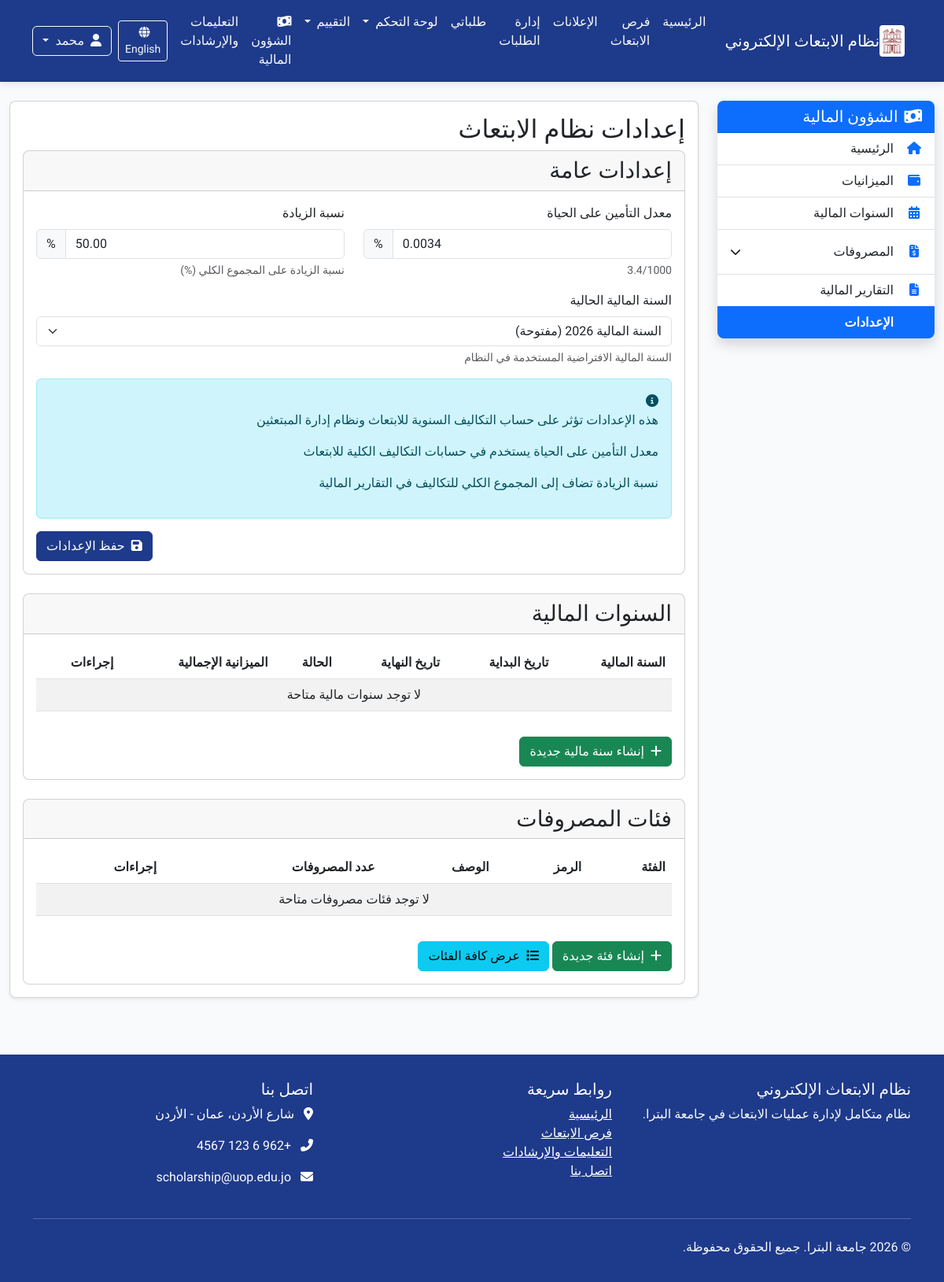
The app's page /ar/finance/settings/ (signed in), older data.
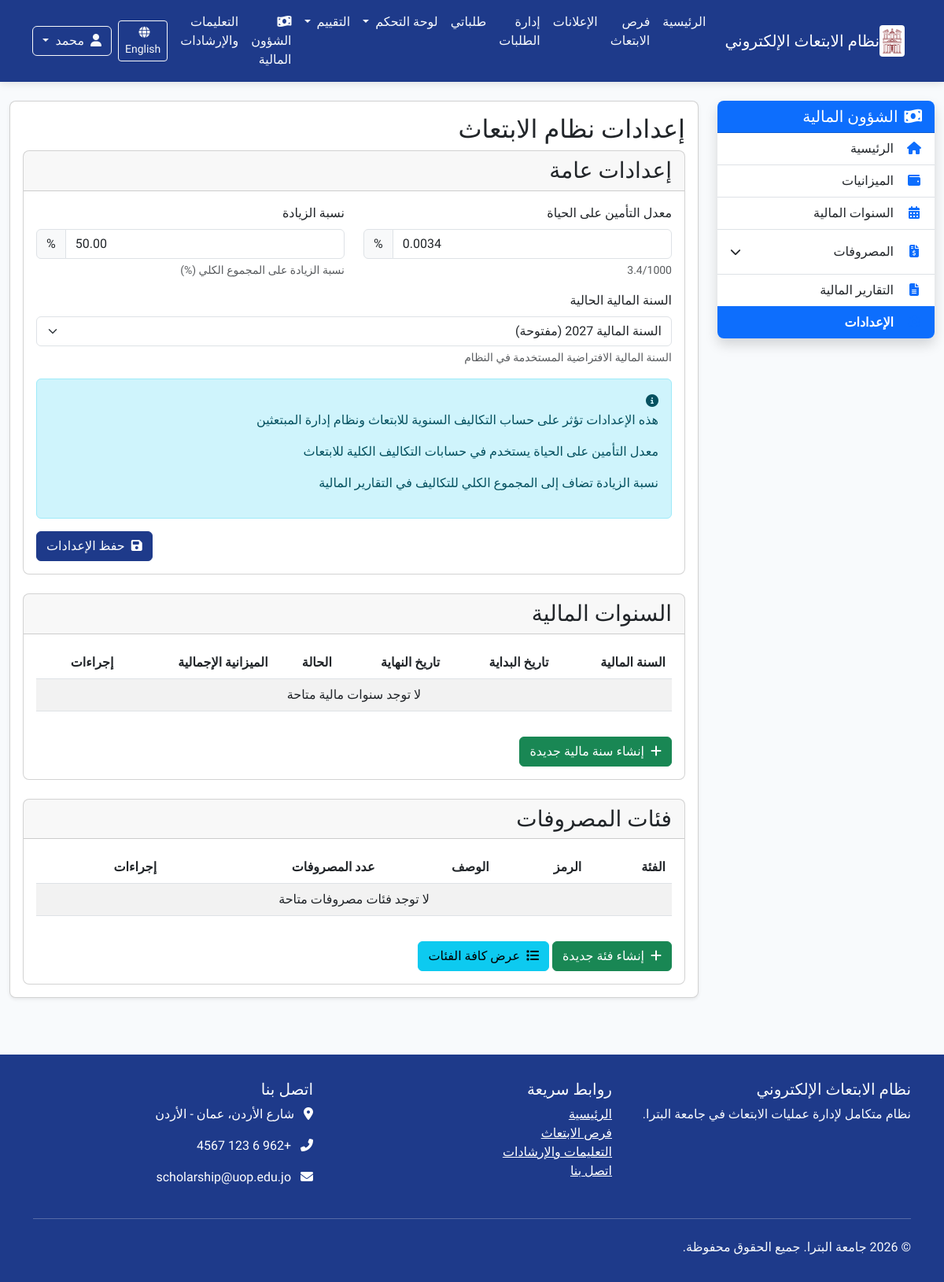
The same page, newer data.
### finance/models.py (models this page shows, shortened)
class ScholarshipSettings(models.Model):
    life_insurance_rate = models.DecimalField(_("معدل التأمين على الحياة"), max_digits=6, decimal_places=4,
                                              default=0.0034, help_text=_("3.4/1000"))
    add_percentage = models.DecimalField(_("نسبة الزيادة"), max_digits=5, decimal_places=2,
                                         default=50.0, help_text=_("نسبة الزيادة على المجموع الكلي (%)"))
    current_fiscal_year = models.ForeignKey(FiscalYear, on_delete=models.SET_NULL,
                                            verbose_name=_("السنة المالية الحالية"),
                                            null=True, blank=True)
    class Meta:
        verbose_name = _("إعدادات نظام الابتعاث")
        verbose_name_plural = _("إعدادات نظام الابتعاث")

### finance/views.py (the view)
# urls.py: path('settings/', views.scholarship_settings, name='scholarship_settings'),
@login_required
@permission_required('finance.change_scholarshipsettings', raise_exception=True)
def scholarship_settings(request):
    settings = ScholarshipSettings.objects.first()
    if not settings:
        settings = ScholarshipSettings.objects.create()
    if request.method == 'POST':
        form = ScholarshipSettingsForm(request.POST, instance=settings)
        if form.is_valid():
            form.save()
            messages.success(request, _("تم تحديث الإعدادات بنجاح"))
            return redirect('finance:scholarship_settings')
    else:
        form = ScholarshipSettingsForm(instance=settings)
    context = {
        'form': form,
        'settings': settings,
    }
    return render(request, 'finance/scholarship_settings.html', context)

### finance/forms.py
class ScholarshipSettingsForm(forms.ModelForm):
    class Meta:
        model = ScholarshipSettings
        fields = ['life_insurance_rate', 'add_percentage', 'current_fiscal_year']
    def __init__(self, *args, **kwargs):
        super().__init__(*args, **kwargs)
        self.fields['current_fiscal_year'].queryset = FiscalYear.objects.filter(status='open')

### core/context_processors.py (called while the page is built)
def user_role(request):
    role = 'anonymous'
    if request.user.is_authenticated:
        role = request.user.profile.role
    return {
        'user_role': role
    }

### finance/models.py (called while the page is built)
    def __str__(self):
        return f"السنة المالية {self.year} ({self.get_status_display()})"

### finance/templates/finance/scholarship_settings.html (shortened to what the changed rows need)
{% extends "finance/base.html" %}
{% load static i18n %}
{% block finance_content %}
<div class="settings-container">
    <div class="page-header">
        <h2>{% trans "إعدادات نظام الابتعاث" %}</h2>
    </div>
    <div class="card">
        <div class="card-body">
            <form method="post" class="settings-form">
                <div class="row">
                    <div class="col-md-6 mb-3">
                        <div class="input-group">
                            {{ form.life_insurance_rate }}
                            <span class="input-group-text">%</span>
                        </div>
                    </div>
                    <div class="col-md-6 mb-3">
                        <div class="input-group">
                            {{ form.add_percentage }}
                            <span class="input-group-text">%</span>
                        </div>
                    </div>
                </div>
                <div class="mb-3">
                    <label for="{{ form.current_fiscal_year.id_for_label }}" class="form-label">{{ form.current_fiscal_year.label }}</label>
                    {{ form.current_fiscal_year }}
                    <div class="form-text">{% trans "السنة المالية الافتراضية المستخدمة في النظام" %}</div>
                </div>
            </form>
        </div>
    </div>
    <div class="card mt-4">
        <div class="card-body">
            <div class="table-responsive">
                <table class="table table-striped">
                    <thead>
                        <tr>
                            <th>{% trans "السنة المالية" %}</th>
                            <th>{% trans "تاريخ البداية" %}</th>
                            <th>{% trans "تاريخ النهاية" %}</th>
                            <th>{% trans "الحالة" %}</th>
                            <th>{% trans "الميزانية الإجمالية" %}</th>
                            <th>{% trans "إجراءات" %}</th>
                        </tr>
                    </thead>
                </table>
            </div>
        </div>
    </div>
    <div class="card mt-4">
        <div class="card-body">
            <div class="table-responsive">
                <table class="table table-striped">
                    <thead>
                        <tr>
                            <th>{% trans "الفئة" %}</th>
                            <th>{% trans "الرمز" %}</th>
                            <th>{% trans "الوصف" %}</th>
                            <th>{% trans "عدد المصروفات" %}</th>
                            <th>{% trans "إجراءات" %}</th>
                        </tr>
                    </thead>
                </table>
            </div>
        </div>
    </div>
</div>
{% endblock %}

Row changes from the older to the newer data that the page shows:
changed ScholarshipSettings: current_fiscal_year "السنة المالية 2026 (مفتوحة)" → "السنة المالية 2027 (مفتوحة)"
